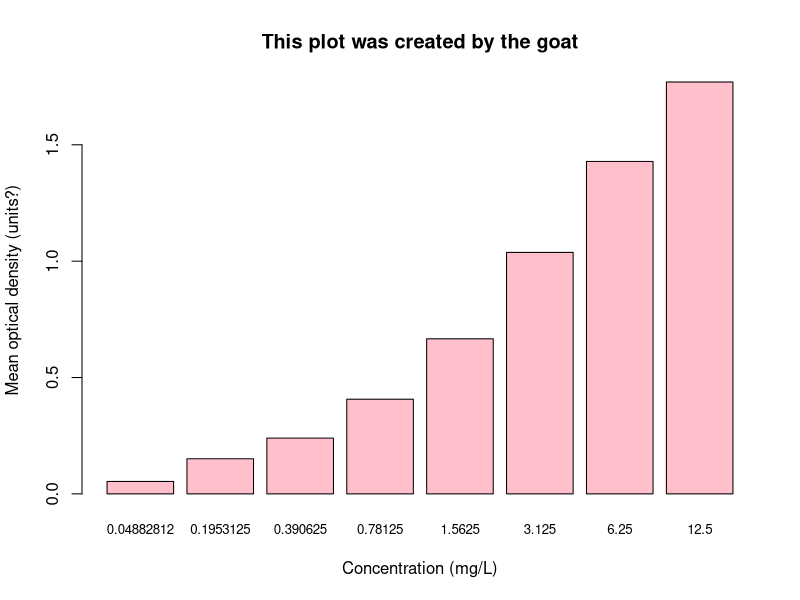

Generate this figure with R:
install.packages("DNAseqtest")
data("DNase")
head(DNase, 3)
?DNase

mean_density <- aggregate(density~conc,
                          data=DNase,
                          FUN = mean)
barplot(
  height = mean_density$density,
  names.arg = mean_density$conc,
  col= "pink",
  main= 'This plot was created by the goat',
  xlab= "Concentration (mg/L)",
  ylab= "Mean optical density (units?)",
  cex.names=0.8
  )
